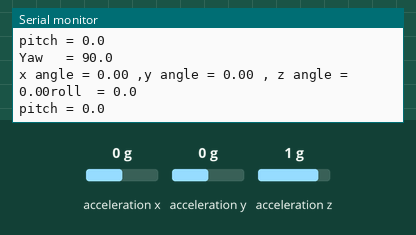
Bench run of a sketch on a simulated Arduino Uno, built with avr-gcc and run on an emulated ATmega328P. Shown: the last lines printed to the serial monitor. Inputs (shaded band) come from the test bench; at power-on: acceleration x 0 g, acceleration y 0 g, acceleration z 1 g.

Above: at 1.2 s.
1.3 s: acceleration x set to -1.4 g
At 1.37 s:
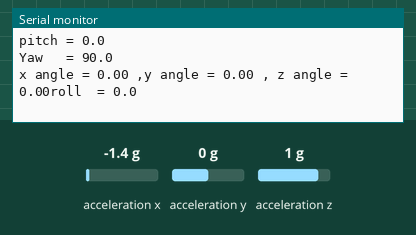
4.3 s: acceleration y set to -1.4 g
At 4.3 s:
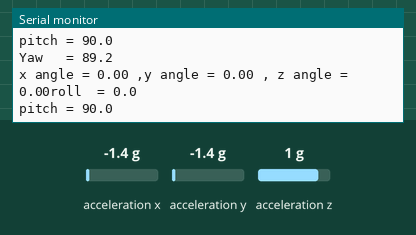
7.3 s: acceleration z set to 0 g
At 7.45 s:
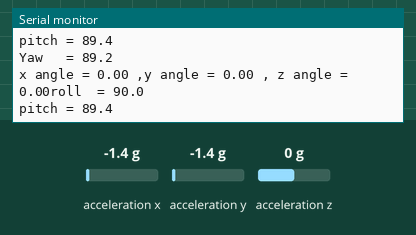
10.3 s: acceleration x set to 0 g
At 10.38 s:
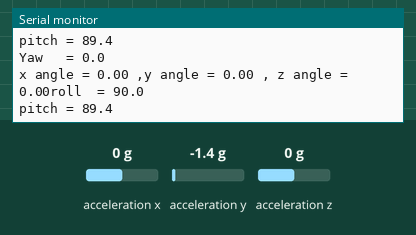
13.3 s: acceleration y set to 0 g
At 13.45 s:
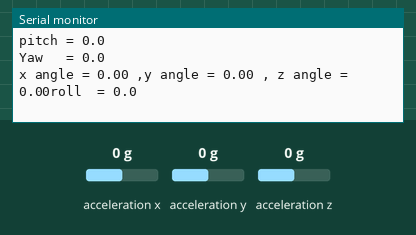
16.3 s: acceleration z set to -1.4 g
At 16.32 s:
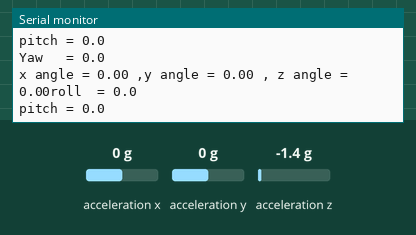
Timing chart, 0 to 19.3 s (numbered marks = the images above; inputs shaded):
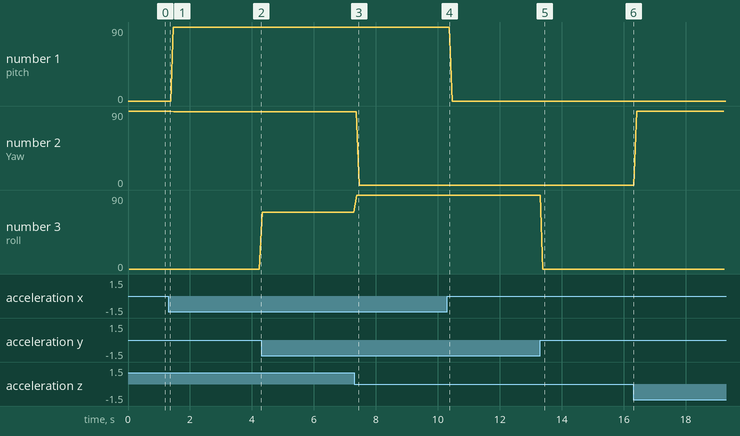

The sketch:

IMU_lib.ino
```cpp
#include "I2Cdev.h"
#include "MPU6050.h"
#include <Wire.h>

MPU6050 imu;


const int iAx = 0;    // index of xaxis Accelerameter
const int iAy = 1;    // index of yaxis Accelerameter
const int iAz = 2;    // index of zaxis Accelerameter


uint16_t  x_accel;
uint16_t  y_accel;
uint16_t  z_accel;

int16_t minVal=265;
int16_t maxVal=402;
float  roll;
float  pitch;
float  yaw;
float  xang;
float  yang;
float  zang;


void Initialize()
 {
    // join I2C bus (I2Cdev library doesn't do this automatically)
    #if I2CDEV_IMPLEMENTATION == I2CDEV_ARDUINO_WIRE
        Wire.begin();
    #elif I2CDEV_IMPLEMENTATION == I2CDEV_BUILTIN_FASTWIRE
        Fastwire::setup(400, true);
    #endif

    imu.initialize();
    imu.CalibrateAccel(6);
    imu.PrintActiveOffsets();
    imu.CalibrateAccel(1);
    imu.PrintActiveOffsets();
    imu.CalibrateAccel(1);
    imu.PrintActiveOffsets();
    imu.CalibrateAccel(1);
    imu.PrintActiveOffsets();
    imu.CalibrateAccel(1);
    imu.PrintActiveOffsets();
 }

void SetOffsets(int TheOffsets[6])
{
    imu.setXAccelOffset(TheOffsets [iAx]);  //set the error of set appear in X_axis Acceleratmeter
    imu.setYAccelOffset(TheOffsets [iAy]);  //set the error of set appear in Y_axis Acceleratmeter
    imu.setZAccelOffset(TheOffsets [iAz]);  //set the error of set appear in Z_axis Acceleratmeter

}
void computeAllAxis()
{
  computeRoll();
  computePitch();
  computeYaw();
}
void computeAngle()
{
  int xAng = map(x_accel,minVal,maxVal,-90,90);
  int yAng = map(y_accel,minVal,maxVal,-90,90);
  int zAng = map(z_accel,minVal,maxVal,-90,90);

  xang= RAD_TO_DEG * (atan2(-yAng, -zAng)+PI);
  yang= RAD_TO_DEG * (atan2(-xAng, -zAng)+PI);
  zang= RAD_TO_DEG * (atan2(-yAng, -xAng)+PI);
}
void computeRoll()
{
   roll = atan2(y_accel , z_accel) * (180.0/PI);

}
void computePitch()
{
   pitch = atan2(-x_accel , sqrt(y_accel * y_accel + z_accel * z_accel)) * (180.0/PI);

}
void computeYaw()
{
   yaw =  atan2(z_accel , sqrt(x_accel*x_accel + z_accel*z_accel)) * (180.0/PI);
}
void setup()
{
    Serial.begin(9600);
    Initialize();

}

void loop()
{
  x_accel =  imu.getAccelerationX();
  y_accel =  imu.getAccelerationY();
  z_accel =  imu.getAccelerationZ();
  computeAllAxis();  //Compute Roll, Pitch, and Yaw
  Serial.print("roll  = ");
  Serial.println(roll,1);
  Serial.print("pitch = ");
  Serial.println(pitch,1);
  Serial.print("Yaw   = ");
  Serial.println(yaw,1);
  Serial.print("x angle = ");
  Serial.print(xang);
  Serial.print(" ,y angle = ");
  Serial.print(yang);
  Serial.print(" , z angle = ");
  Serial.print(zang);

}
```

Measured:
- after the input at 7.3 s, the serial monitor: prints a new line after 0.08 s (image 3)
- after the input at 13.3 s, the serial monitor: prints a new line after 0.09 s (image 5)
- plotted number 1: 90 → 89.4 after the input at 4.3 s
- plotted number 2: 90 → 89.2 after the input at 1.3 s, 0 → 89.7 after the input at 16.3 s
- plotted number 3: 0 → 69 after the input at 4.3 s, 69 → 90 after the input at 7.3 s
